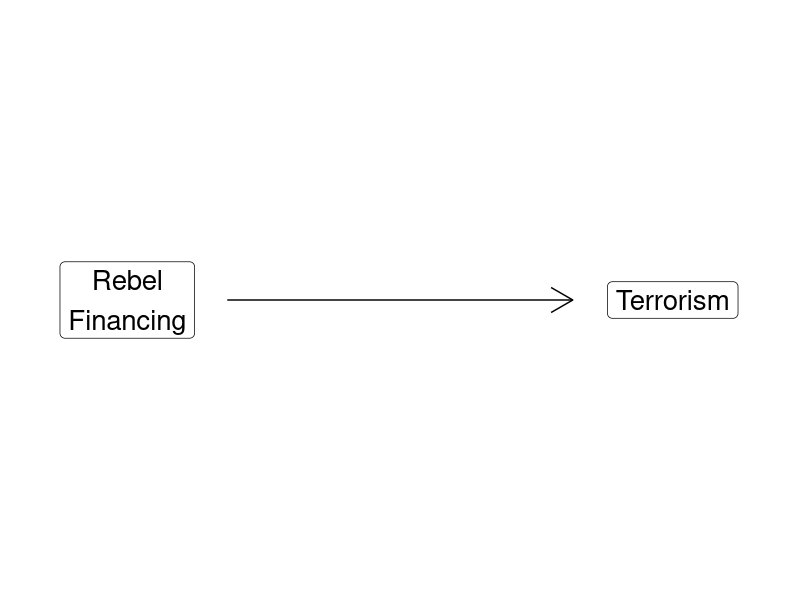
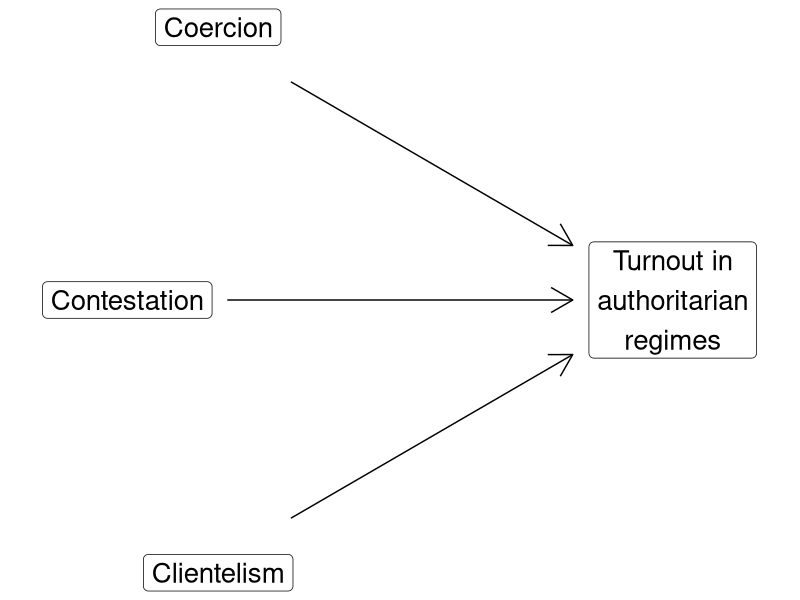
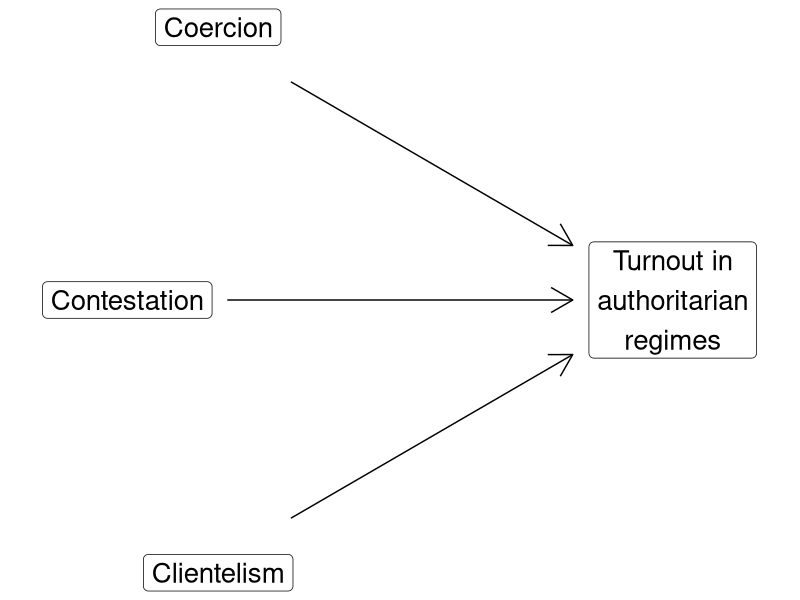

These charts were generated, in order, by the following R code:
## ---- chunk 1
# background-size="1920px 1080px"
library(tidyverse)
library(readxl)
## ---- chunk 2
## Manual DAG
d1 <- tibble(
  x = c(-3, 3),
  y = c(1, 1),
  labels = c("Rebel\nFinancing", "Terrorism")
)

ggplot(data = d1, aes(x = x, y = y)) +
  geom_point(size = 0) +
  theme_void() +
  coord_cartesian(xlim = c(-4, 4)) +
  geom_label(aes(label = labels), size = 7) +
  annotate("segment", x = -1.9, xend = 1.9, y = 1, yend = 1, arrow = arrow())
## ---- chunk 3
## Manual DAG
d2 <- tibble(
  x = c(-3, -2, -2, 3),
  y = c(1, 2, 0, 1),
  labels = c("Contestation", "Coercion", "Clientelism", "Turnout in\nauthoritarian\nregimes")
)

ggplot(data = d2, aes(x = x, y = y)) +
  geom_point(size = 0) +
  theme_void() +
  coord_cartesian(xlim = c(-4, 4)) +
  geom_label(aes(label = labels), size = 7) +
  annotate("segment", x = -1.9, xend = 1.9, y = 1, yend = 1, arrow = arrow()) +
 annotate("segment", x = -1.2, xend = 1.9, y = 1.8, yend = 1.2, arrow = arrow()) +
  annotate("segment", x = -1.2, xend = 1.9, y = .2, yend = .8, arrow = arrow())
## ---- chunk 4
## Manual DAG
d2 <- tibble(
  x = c(-3, -2, -2, 3),
  y = c(1, 2, 0, 1),
  labels = c("Contestation", "Coercion", "Clientelism", "Turnout in\nauthoritarian\nregimes")
)

ggplot(data = d2, aes(x = x, y = y)) +
  geom_point(size = 0) +
  theme_void() +
  coord_cartesian(xlim = c(-4, 4)) +
  geom_label(aes(label = labels), size = 7) +
  annotate("segment", x = -1.9, xend = 1.9, y = 1, yend = 1, arrow = arrow()) +
 annotate("segment", x = -1.2, xend = 1.9, y = 1.8, yend = 1.2, arrow = arrow()) +
  annotate("segment", x = -1.2, xend = 1.9, y = .2, yend = .8, arrow = arrow())
